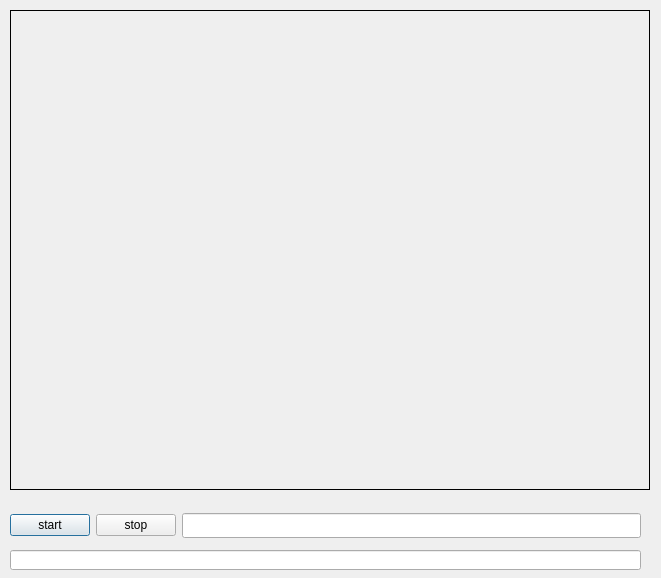
<?xml version="1.0" encoding="UTF-8"?>
<ui version="4.0">
 <class>CamDialog</class>
 <widget class="QDialog" name="CamDialog">
  <property name="geometry">
   <rect>
    <x>0</x>
    <y>0</y>
    <width>661</width>
    <height>578</height>
   </rect>
  </property>
  <property name="font">
   <font>
    <family>AcadEref</family>
   </font>
  </property>
  <property name="windowTitle">
   <string>Dialog</string>
  </property>
  <widget class="QLabel" name="imglabel">
   <property name="geometry">
    <rect>
     <x>10</x>
     <y>10</y>
     <width>640</width>
     <height>480</height>
    </rect>
   </property>
   <property name="frameShape">
    <enum>QFrame::Box</enum>
   </property>
   <property name="text">
    <string/>
   </property>
  </widget>
  <widget class="QWidget" name="layoutWidget_3">
   <property name="geometry">
    <rect>
     <x>10</x>
     <y>510</y>
     <width>631</width>
     <height>31</height>
    </rect>
   </property>
   <layout class="QHBoxLayout" name="horizontalLayout_3">
    <item>
     <widget class="QPushButton" name="save_button">
      <property name="font">
       <font>
        <family>Arial</family>
        <weight>50</weight>
        <bold>false</bold>
       </font>
      </property>
      <property name="text">
       <string>start</string>
      </property>
     </widget>
    </item>
    <item>
     <widget class="QPushButton" name="stop_button">
      <property name="font">
       <font>
        <family>Arial</family>
       </font>
      </property>
      <property name="text">
       <string>stop</string>
      </property>
     </widget>
    </item>
    <item>
     <widget class="QLineEdit" name="name"/>
    </item>
   </layout>
  </widget>
  <widget class="QLineEdit" name="result">
   <property name="geometry">
    <rect>
     <x>10</x>
     <y>550</y>
     <width>631</width>
     <height>20</height>
    </rect>
   </property>
  </widget>
 </widget>
 <resources/>
 <connections/>
</ui>
